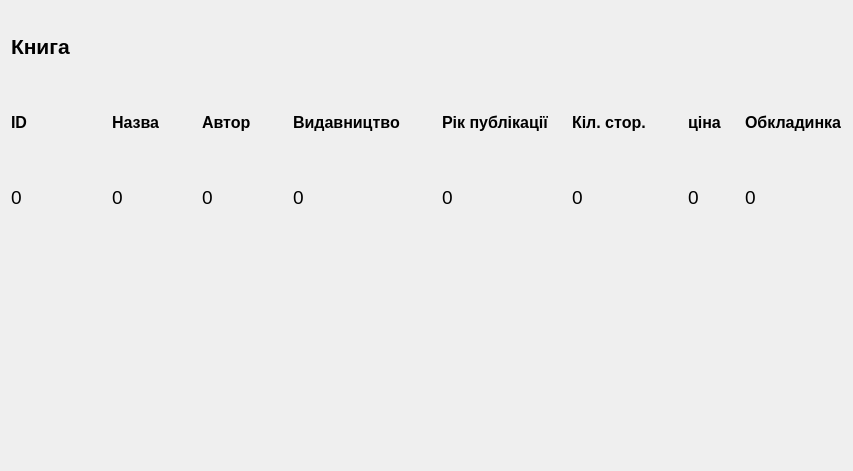
<?xml version="1.0" encoding="UTF-8"?>
<ui version="4.0">
 <class>asortiment</class>
 <widget class="QDialog" name="asortiment">
  <property name="geometry">
   <rect>
    <x>0</x>
    <y>0</y>
    <width>836</width>
    <height>471</height>
   </rect>
  </property>
  <property name="font">
   <font>
    <bold>false</bold>
   </font>
  </property>
  <property name="windowTitle">
   <string>Dialog</string>
  </property>
  <layout class="QGridLayout" name="gridLayout">
   <item row="2" column="11">
    <widget class="QLabel" name="blabel_18">
     <property name="font">
      <font>
       <pointsize>14</pointsize>
       <bold>true</bold>
      </font>
     </property>
     <property name="text">
      <string/>
     </property>
    </widget>
   </item>
   <item row="3" column="17">
    <widget class="QLabel" name="label7">
     <property name="font">
      <font>
       <pointsize>14</pointsize>
       <bold>false</bold>
      </font>
     </property>
     <property name="text">
      <string>0</string>
     </property>
    </widget>
   </item>
   <item row="2" column="3">
    <widget class="QLabel" name="blabel_3">
     <property name="font">
      <font>
       <pointsize>12</pointsize>
       <bold>true</bold>
      </font>
     </property>
     <property name="text">
      <string>Назва</string>
     </property>
    </widget>
   </item>
   <item row="2" column="15">
    <widget class="QLabel" name="blabel_21">
     <property name="font">
      <font>
       <pointsize>14</pointsize>
       <bold>true</bold>
      </font>
     </property>
     <property name="text">
      <string/>
     </property>
    </widget>
   </item>
   <item row="1" column="0">
    <widget class="QLabel" name="blabel">
     <property name="font">
      <font>
       <pointsize>16</pointsize>
       <bold>true</bold>
      </font>
     </property>
     <property name="text">
      <string>Книга</string>
     </property>
    </widget>
   </item>
   <item row="3" column="0">
    <widget class="QLabel" name="label">
     <property name="font">
      <font>
       <pointsize>14</pointsize>
       <bold>false</bold>
      </font>
     </property>
     <property name="text">
      <string>0</string>
     </property>
    </widget>
   </item>
   <item row="2" column="6">
    <widget class="QLabel" name="blabel_4">
     <property name="font">
      <font>
       <pointsize>12</pointsize>
       <bold>true</bold>
      </font>
     </property>
     <property name="text">
      <string>Автор</string>
     </property>
    </widget>
   </item>
   <item row="2" column="10">
    <widget class="QLabel" name="blabel_19">
     <property name="font">
      <font>
       <pointsize>14</pointsize>
       <bold>true</bold>
      </font>
     </property>
     <property name="text">
      <string/>
     </property>
    </widget>
   </item>
   <item row="3" column="3">
    <widget class="QLabel" name="label2">
     <property name="font">
      <font>
       <pointsize>14</pointsize>
       <bold>false</bold>
      </font>
     </property>
     <property name="text">
      <string>0</string>
     </property>
    </widget>
   </item>
   <item row="2" column="2">
    <widget class="QLabel" name="blabel_12">
     <property name="font">
      <font>
       <pointsize>14</pointsize>
       <bold>true</bold>
      </font>
     </property>
     <property name="text">
      <string/>
     </property>
    </widget>
   </item>
   <item row="2" column="7">
    <widget class="QLabel" name="blabel_17">
     <property name="font">
      <font>
       <pointsize>14</pointsize>
       <bold>true</bold>
      </font>
     </property>
     <property name="text">
      <string/>
     </property>
    </widget>
   </item>
   <item row="2" column="16">
    <widget class="QLabel" name="blabel_20">
     <property name="font">
      <font>
       <pointsize>14</pointsize>
       <bold>true</bold>
      </font>
     </property>
     <property name="text">
      <string/>
     </property>
    </widget>
   </item>
   <item row="2" column="17">
    <widget class="QLabel" name="blabel_8">
     <property name="font">
      <font>
       <pointsize>12</pointsize>
       <bold>true</bold>
      </font>
     </property>
     <property name="text">
      <string>ціна</string>
     </property>
    </widget>
   </item>
   <item row="4" column="0">
    <widget class="QLabel" name="blabel_9">
     <property name="font">
      <font>
       <pointsize>14</pointsize>
       <bold>true</bold>
      </font>
     </property>
     <property name="text">
      <string/>
     </property>
    </widget>
   </item>
   <item row="2" column="14">
    <widget class="QLabel" name="blabel_7">
     <property name="font">
      <font>
       <pointsize>12</pointsize>
       <bold>true</bold>
      </font>
     </property>
     <property name="text">
      <string>Кіл. стор.</string>
     </property>
    </widget>
   </item>
   <item row="3" column="14">
    <widget class="QLabel" name="label6">
     <property name="font">
      <font>
       <pointsize>14</pointsize>
       <bold>false</bold>
      </font>
     </property>
     <property name="text">
      <string>0</string>
     </property>
    </widget>
   </item>
   <item row="5" column="0">
    <widget class="QLabel" name="blabel_10">
     <property name="font">
      <font>
       <pointsize>14</pointsize>
       <bold>true</bold>
      </font>
     </property>
     <property name="text">
      <string/>
     </property>
    </widget>
   </item>
   <item row="3" column="12">
    <widget class="QLabel" name="label5">
     <property name="font">
      <font>
       <pointsize>14</pointsize>
       <bold>false</bold>
      </font>
     </property>
     <property name="text">
      <string>0</string>
     </property>
    </widget>
   </item>
   <item row="2" column="5">
    <widget class="QLabel" name="blabel_14">
     <property name="font">
      <font>
       <pointsize>14</pointsize>
       <bold>true</bold>
      </font>
     </property>
     <property name="text">
      <string/>
     </property>
    </widget>
   </item>
   <item row="3" column="6">
    <widget class="QLabel" name="label3">
     <property name="font">
      <font>
       <pointsize>14</pointsize>
       <bold>false</bold>
      </font>
     </property>
     <property name="text">
      <string>0</string>
     </property>
    </widget>
   </item>
   <item row="2" column="4">
    <widget class="QLabel" name="blabel_15">
     <property name="font">
      <font>
       <pointsize>14</pointsize>
       <bold>true</bold>
      </font>
     </property>
     <property name="text">
      <string/>
     </property>
    </widget>
   </item>
   <item row="2" column="13">
    <widget class="QLabel" name="blabel_11">
     <property name="font">
      <font>
       <pointsize>14</pointsize>
       <bold>true</bold>
      </font>
     </property>
     <property name="text">
      <string/>
     </property>
    </widget>
   </item>
   <item row="2" column="12">
    <widget class="QLabel" name="blabel_6">
     <property name="font">
      <font>
       <pointsize>12</pointsize>
       <bold>true</bold>
      </font>
     </property>
     <property name="text">
      <string>Рік публікації</string>
     </property>
    </widget>
   </item>
   <item row="2" column="18">
    <widget class="QLabel" name="blabel_22">
     <property name="font">
      <font>
       <pointsize>14</pointsize>
       <bold>true</bold>
      </font>
     </property>
     <property name="text">
      <string/>
     </property>
    </widget>
   </item>
   <item row="2" column="9">
    <widget class="QLabel" name="blabel_5">
     <property name="font">
      <font>
       <pointsize>12</pointsize>
       <bold>true</bold>
      </font>
     </property>
     <property name="text">
      <string>Видавництво</string>
     </property>
    </widget>
   </item>
   <item row="2" column="8">
    <widget class="QLabel" name="blabel_16">
     <property name="font">
      <font>
       <pointsize>14</pointsize>
       <bold>true</bold>
      </font>
     </property>
     <property name="text">
      <string/>
     </property>
    </widget>
   </item>
   <item row="3" column="9">
    <widget class="QLabel" name="label4">
     <property name="font">
      <font>
       <pointsize>14</pointsize>
       <bold>false</bold>
      </font>
     </property>
     <property name="text">
      <string>0</string>
     </property>
    </widget>
   </item>
   <item row="2" column="1">
    <widget class="QLabel" name="blabel_13">
     <property name="font">
      <font>
       <pointsize>14</pointsize>
       <bold>true</bold>
      </font>
     </property>
     <property name="text">
      <string/>
     </property>
    </widget>
   </item>
   <item row="2" column="0">
    <widget class="QLabel" name="blabel_2">
     <property name="font">
      <font>
       <pointsize>12</pointsize>
       <bold>true</bold>
      </font>
     </property>
     <property name="text">
      <string>ID</string>
     </property>
    </widget>
   </item>
   <item row="2" column="19">
    <widget class="QLabel" name="blabel_23">
     <property name="font">
      <font>
       <pointsize>12</pointsize>
       <bold>true</bold>
      </font>
     </property>
     <property name="text">
      <string>Обкладинка</string>
     </property>
    </widget>
   </item>
   <item row="6" column="0">
    <widget class="QLabel" name="blabel_24">
     <property name="font">
      <font>
       <pointsize>14</pointsize>
       <bold>true</bold>
      </font>
     </property>
     <property name="text">
      <string/>
     </property>
    </widget>
   </item>
   <item row="3" column="19">
    <widget class="QLabel" name="label8">
     <property name="font">
      <font>
       <pointsize>14</pointsize>
       <bold>false</bold>
      </font>
     </property>
     <property name="text">
      <string>0</string>
     </property>
    </widget>
   </item>
  </layout>
 </widget>
 <resources/>
 <connections/>
</ui>
